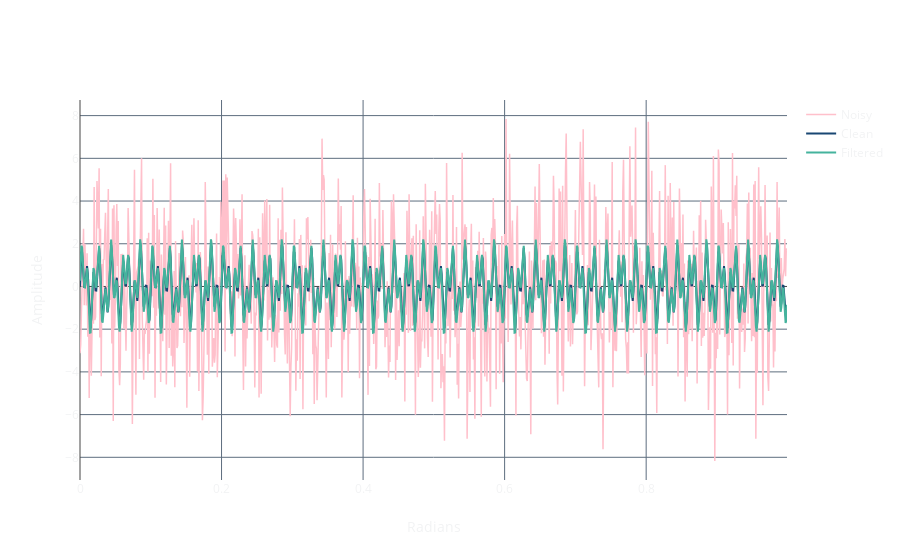

The notebook cell saved with this chart:
### Code cell
fig = go.Figure()
fig.add_trace(
    go.Scatter(
        x=t,
        y=f,
        line={'color': 'pink', 'width': 1.5},
        name='Noisy'
    )
)
fig.add_trace(
    go.Scatter(
        x=t,
        y=f_clean,
        line={'color': '#194773', 'width': 2},
        name='Clean'
    )
)
fig.add_trace(
    go.Scatter(
        x=t,
        y=np.real(ffilt),
        line={'color': '#45B39D', 'width': 2},
        name='Filtered'
    )
)
fig.update_layout(
    xaxis_title='Radians',
    yaxis_title='Amplitude' 
)
display(Markdown(
    f"### **Artificial Signal, $Signal + Noise$, Fourier Transform**"
    )
)
fig

### Figure 1 — Plotly figure (JSON) as saved in the notebook; plotly's stock layout.template omitted (floating-point values rounded to 4 significant figures; data arrays with more than 128 entries replaced by an {"elided": "..."} marker saying what was removed)
{"data": [{"line": {"color": "pink", "width": 1.5}, "name": "Noisy", "type": "scatter", "x": {"elided": "1000 float values"}, "y": {"elided": "1000 float values"}}, {"line": {"color": "#194773", "width": 2}, "name": "Clean", "type": "scatter", "x": {"elided": "1000 float values"}, "y": {"elided": "1000 float values"}}, {"line": {"color": "#45B39D", "width": 2}, "name": "Filtered", "type": "scatter", "x": {"elided": "1000 float values"}, "y": {"elided": "1000 float values"}}], "layout": {"xaxis": {"title": {"text": "Radians"}}, "yaxis": {"title": {"text": "Amplitude"}}}}
